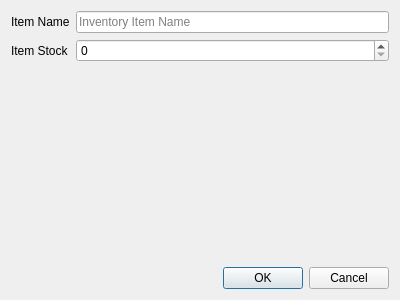
<?xml version="1.0" encoding="UTF-8"?>
<ui version="4.0">
 <class>AddInvItemDialogue</class>
 <widget class="QDialog" name="AddInvItemDialogue">
  <property name="geometry">
   <rect>
    <x>0</x>
    <y>0</y>
    <width>400</width>
    <height>300</height>
   </rect>
  </property>
  <property name="windowTitle">
   <string>Dialog</string>
  </property>
  <layout class="QFormLayout" name="formLayout">
   <item row="3" column="1">
    <widget class="QDialogButtonBox" name="buttonBox">
     <property name="orientation">
      <enum>Qt::Horizontal</enum>
     </property>
     <property name="standardButtons">
      <set>QDialogButtonBox::Cancel|QDialogButtonBox::Ok</set>
     </property>
    </widget>
   </item>
   <item row="0" column="1">
    <widget class="QLineEdit" name="nameEdit">
     <property name="placeholderText">
      <string>Inventory Item Name</string>
     </property>
    </widget>
   </item>
   <item row="1" column="1">
    <widget class="QSpinBox" name="stockEdit">
     <property name="maximum">
      <number>999</number>
     </property>
    </widget>
   </item>
   <item row="1" column="0">
    <widget class="QLabel" name="stockLabel">
     <property name="text">
      <string>Item Stock</string>
     </property>
    </widget>
   </item>
   <item row="0" column="0">
    <widget class="QLabel" name="nameLabel">
     <property name="text">
      <string>Item Name</string>
     </property>
    </widget>
   </item>
   <item row="3" column="0">
    <spacer name="horizontalSpacer">
     <property name="orientation">
      <enum>Qt::Horizontal</enum>
     </property>
     <property name="sizeHint" stdset="0">
      <size>
       <width>40</width>
       <height>20</height>
      </size>
     </property>
    </spacer>
   </item>
   <item row="2" column="1">
    <spacer name="verticalSpacer">
     <property name="orientation">
      <enum>Qt::Vertical</enum>
     </property>
     <property name="sizeHint" stdset="0">
      <size>
       <width>20</width>
       <height>40</height>
      </size>
     </property>
    </spacer>
   </item>
  </layout>
 </widget>
 <resources/>
 <connections>
  <connection>
   <sender>buttonBox</sender>
   <signal>rejected()</signal>
   <receiver>AddInvItemDialogue</receiver>
   <slot>reject()</slot>
   <hints>
    <hint type="sourcelabel">
     <x>316</x>
     <y>260</y>
    </hint>
    <hint type="destinationlabel">
     <x>286</x>
     <y>274</y>
    </hint>
   </hints>
  </connection>
 </connections>
</ui>
